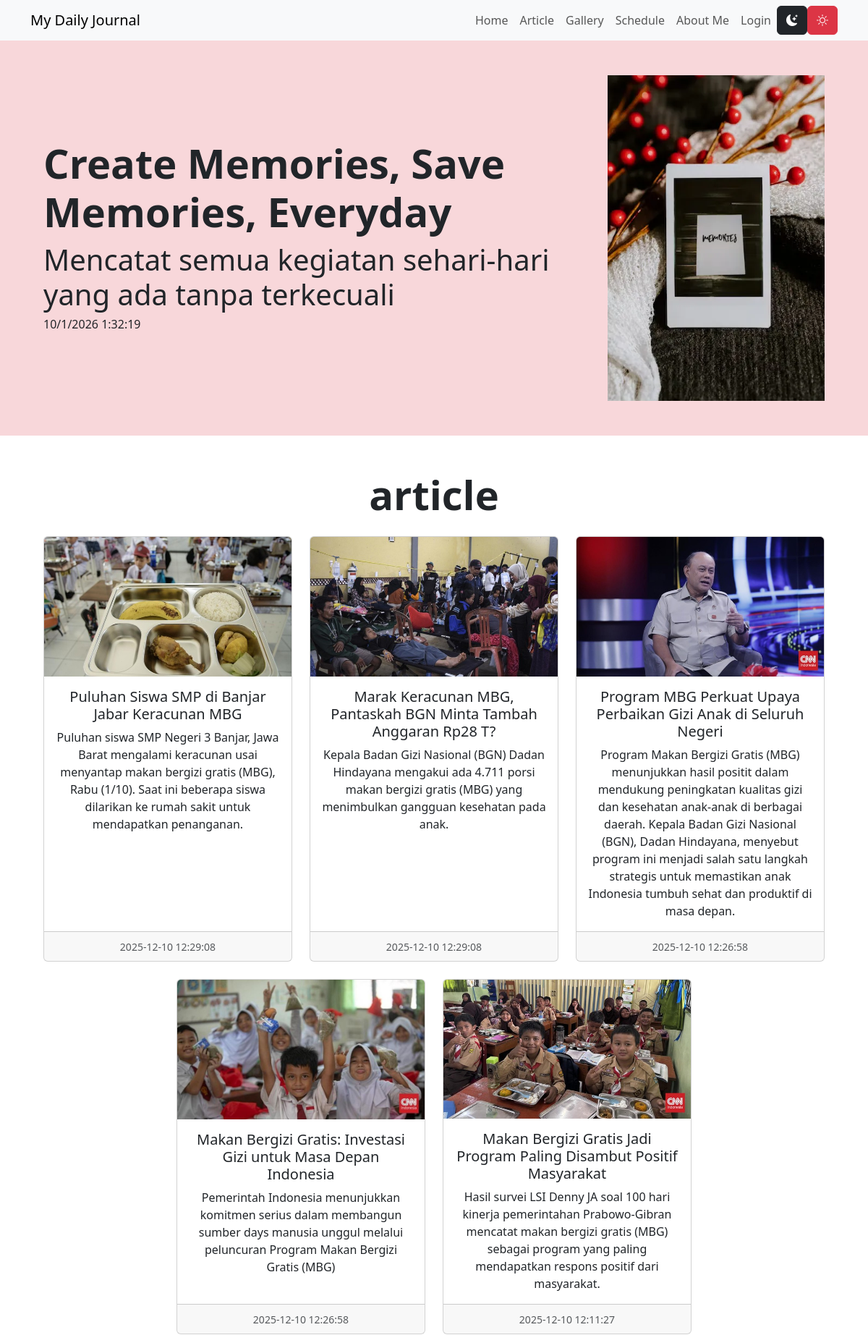
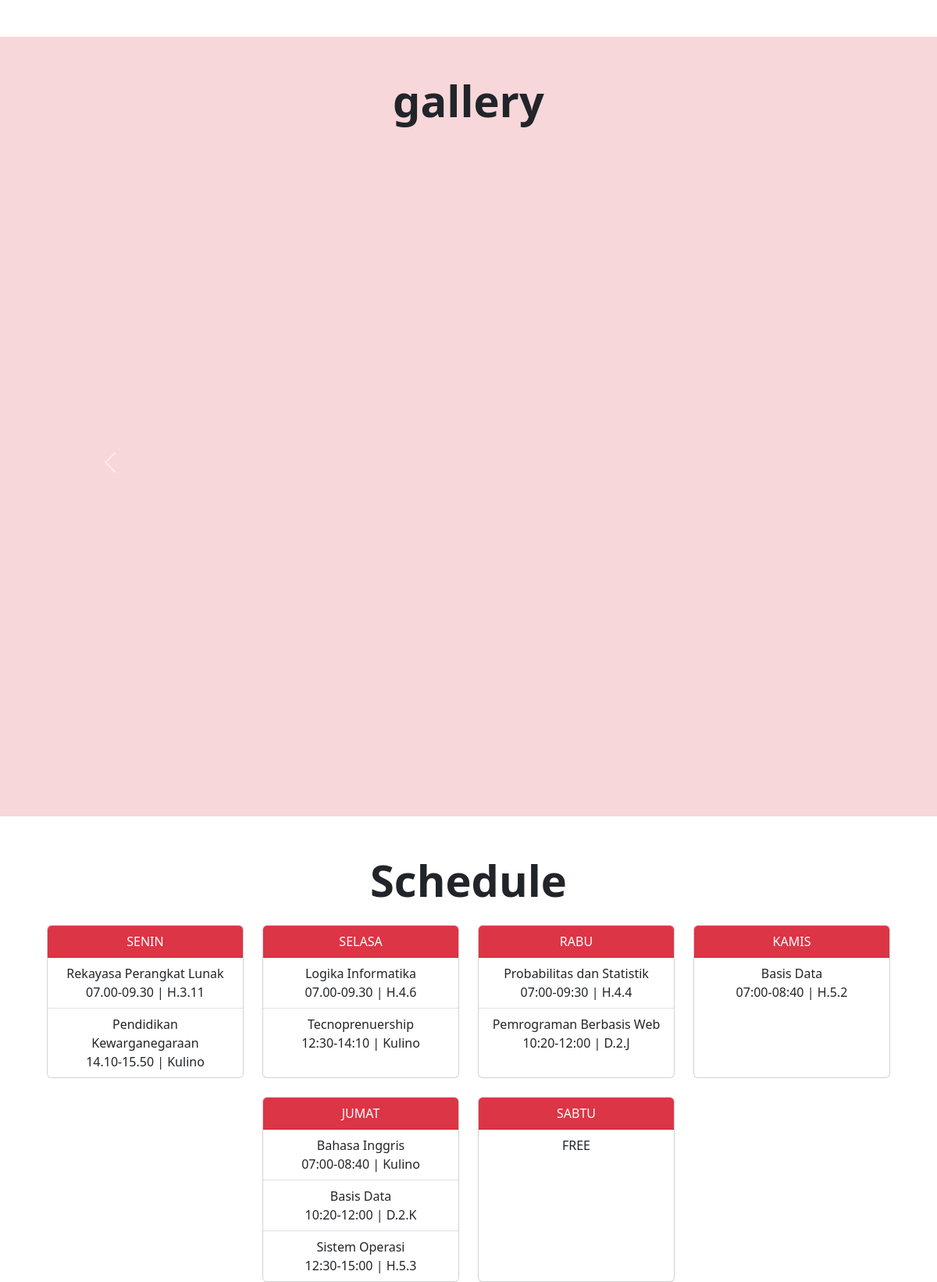
The page / (upper part) on the database its author committed (2 pictures, top to bottom).
### tables this page shows
CREATE TABLE `article` (
  `id` int(11) NOT NULL,
  `judul` text NOT NULL,
  `isi` text NOT NULL,
  `gambar` text NOT NULL,
  `tanggal` datetime NOT NULL,
  `username` varchar(50) NOT NULL
);

### index.php (the view, shortened to what this page needs)
<?php
include "koneksi.php";
?>
<!DOCTYPE html>
<html lang="en">
  <head>
    <link rel="stylesheet" href="https://cdn.jsdelivr.net/npm/bootstrap-icons@1.11.1/font/bootstrap-icons.css" />
    <link href="https://cdn.jsdelivr.net/npm/bootstrap@5.3.2/dist/css/bootstrap.min.css" rel="stylesheet" />
  </head>
  <body>
    <nav class="navbar navbar-expand-sm bg-body-tertiary sticky-top">
      <div class="container">
        <a class="navbar-brand" href="#">My Daily Journal</a>
        <div class="collapse navbar-collapse" id="navbarSupportedContent">
          <ul class="navbar-nav ms-auto mb-2 mb-lg-0 text-dark">
            <li class="nav-item">
              <a class="nav-link" href="#">Home</a>
            </li>
            <li class="nav-item">
              <a class="nav-link" href="#article">Article</a>
            </li>
            <li class="nav-item">
              <a class="nav-link" href="#gallery">Gallery</a>
            </li>
            <li class="nav-item">
              <a class="nav-link" href="#schedule">Schedule</a>
            </li>
            <li class="nav-item">
              <a class="nav-link" href="#aboutme">About Me</a>
            </li>
            <li class="nav-item">
              <a class="nav-link" href="login.php" target="_blank">Login</a>
            </li>
            <button type="button" class="btn btn-dark theme" id="dark" title="dark">
              <i class="bi bi-moon-stars-fill"></i>
            </button>
            <button type="button" class="btn btn-danger theme" id="light" title="light">
              <i class="bi bi-brightness-high"></i>
            </button>
          </ul>
        </div>
      </div>
    </nav>
    <section id="hero" class="text-center p-5 bg-danger-subtle text-sm-start">
      <div class="container">
        <div class="d-sm-flex flex-sm-row-reverse align-items-center">
          <img src="img/banner.webp" class="img-fluid" width="300" />
          <div>
            <h1 class="fw-bold display-4">Create Memories, Save Memories, Everyday</h1>
            <h4 class="lead display-6">Mencatat semua kegiatan sehari-hari yang ada tanpa terkecuali</h4>
            <h6>
              <span id="tanggal"></span>
              <span id="jam"></span>
            </h6>
          </div>
        </div>
      </div>
    </section>
<section id="article" class="text-center p-5">
  <div class="container">
    <h1 class="fw-bold display-4 pb-3">article</h1>
    <div class="row row-cols-1 row-cols-md-3 g-4 justify-content-center">
      <?php
      $sql = "SELECT * FROM article ORDER BY tanggal DESC";
      $hasil = $conn->query($sql);
      while($row = $hasil->fetch_assoc()){
      ?>
        <div class="col">
          <div class="card h-100">
            <img src="img/<?= $row["gambar"]?>" class="card-img-top" alt="..." />
            <div class="card-body">
              <h5 class="card-title"><?= $row["judul"]?></h5>
              <p class="card-text">
                <?= $row["isi"]?>
              </p>
            </div>
            <div class="card-footer">
              <small class="text-body-secondary">
                <?= $row["tanggal"]?>
              </small>
            </div>
          </div>
        </div>
        <?php
      }
      ?>
    </div>
  </div>
</section>
    <section id="gallery" class="text-center p-5 bg-danger-subtle">
      <div class="container">
        <h1 class="fw-bold display-4 pb-3">gallery</h1>
        <div id="carouselExample" class="carousel slide">
          <div class="carousel-inner">
            <div class="carousel-item active">
              <img src="img/galery1.jpg" class="d-block w-100" alt="..." />
            </div>
          </div>
          <button class="carousel-control-prev" type="button" data-bs-target="#carouselExample" data-bs-slide="prev">
            <span class="carousel-control-prev-icon" aria-hidden="true"></span>
          </button>
          <button class="carousel-control-next" type="button" data-bs-target="#carouselExample" data-bs-slide="next">
            <span class="carousel-control-next-icon" aria-hidden="true"></span>
          </button>
        </div>
      </div>
    </section>
    <section id="schedule" class="text-center p-5">
      <div class="container">
        <h1 class="fw-bold display-4 pb-3">Schedule</h1>
        <div class="row row-cols-1 row-cols-md-4 g-4 justify-content-center">
          <div class="col">
            <div class="card h-100">
              <div class="card-header bg-danger text-white">SENIN</div>
              <ul class="list-group list-group-flush">
                <li class="list-group-item">Rekayasa Perangkat Lunak<br />07.00-09.30 | H.3.11</li>
                <li class="list-group-item">Pendidikan Kewarganegaraan<br />14.10-15.50 | Kulino</li>
              </ul>
            </div>
          </div>
          <div class="col">
            <div class="card h-100">
              <div class="card-header bg-danger text-white">SELASA</div>
              <ul class="list-group list-group-flush">
                <li class="list-group-item">Logika Informatika<br />07.00-09.30 | H.4.6</li>
                <li class="list-group-item">Tecnoprenuership<br />12:30-14:10 | Kulino</li>
              </ul>
            </div>
          </div>
          <div class="col">
            <div class="card h-100">
              <div class="card-header bg-danger text-white">RABU</div>
              <ul class="list-group list-group-flush">
                <li class="list-group-item">Probabilitas dan Statistik<br />07:00-09:30 | H.4.4</li>
                <li class="list-group-item">Pemrograman Berbasis Web<br />10:20-12:00 | D.2.J</li>
              </ul>
            </div>
          </div>
          <div class="col">
            <div class="card h-100">
              <div class="card-header bg-danger text-white">KAMIS</div>
              <ul class="list-group list-group-flush">
                <li class="list-group-item">Basis Data<br />07:00-08:40 | H.5.2</li>
              </ul>
            </div>
          </div>
          <div class="col">
            <div class="card h-100">
              <div class="card-header bg-danger text-white">JUMAT</div>
              <ul class="list-group list-group-flush">
                <li class="list-group-item">Bahasa Inggris<br />07:00-08:40 | Kulino</li>
                <li class="list-group-item">Basis Data<br />10:20-12:00 | D.2.K</li>
                <li class="list-group-item">Sistem Operasi<br />12:30-15:00 | H.5.3</li>
              </ul>
            </div>
          </div>
          <div class="col">
            <div class="card h-100">
              <div class="card-header bg-danger text-white">SABTU</div>
              <ul class="list-group list-group-flush">
                <li class="list-group-item">FREE</li>
              </ul>
            </div>
          </div>
        </div>
      </div>
    </section>
  </body>
</html>

### rows shown on the page
article: gambar (picture), judul "Puluhan Siswa SMP di Banjar Jabar Keracunan MBG", isi "Puluhan siswa SMP Negeri 3 Banjar, Jawa Barat mengalami keracunan usai menyantap makan bergizi gratis (MBG), Rabu (1/10). Saat ini beberapa siswa dilarikan ke rumah sakit untuk mendapatkan penanganan.", tanggal "2025-12-10 12:29:08"
article: gambar (picture), judul "Marak Keracunan MBG, Pantaskah BGN Minta Tambah Anggaran Rp28 T?", isi "Kepala Badan Gizi Nasional (BGN) Dadan Hindayana mengakui ada 4.711 porsi makan bergizi gratis (MBG) yang menimbulkan gangguan kesehatan pada anak.", tanggal "2025-12-10 12:29:08"
article: gambar (picture), judul "Program MBG Perkuat Upaya Perbaikan Gizi Anak di Seluruh Negeri", isi "Program Makan Bergizi Gratis (MBG) menunjukkan hasil positit dalam mendukung peningkatan kualitas gizi dan kesehatan anak-anak di berbagai daerah. Kepala Badan Gizi Nasional (BGN), Dadan Hindayana, menyebut program ini menjadi salah satu langkah strategis untuk memastikan anak Indonesia tumbuh sehat dan produktif di masa depan.", tanggal "2025-12-10 12:26:58"
article: gambar (picture), judul "Makan Bergizi Gratis: Investasi Gizi untuk Masa Depan Indonesia", isi "Pemerintah Indonesia menunjukkan komitmen serius dalam membangun sumber days manusia unggul melalui peluncuran Program Makan Bergizi Gratis (MBG)", tanggal "2025-12-10 12:26:58"
article: gambar (picture), judul "Makan Bergizi Gratis Jadi Program Paling Disambut Positif Masyarakat", isi "Hasil survei LSI Denny JA soal 100 hari kinerja pemerintahan Prabowo-Gibran mencatat makan bergizi gratis (MBG) sebagai program yang paling mendapatkan respons positif dari masyarakat.", tanggal "2025-12-10 12:11:27"
